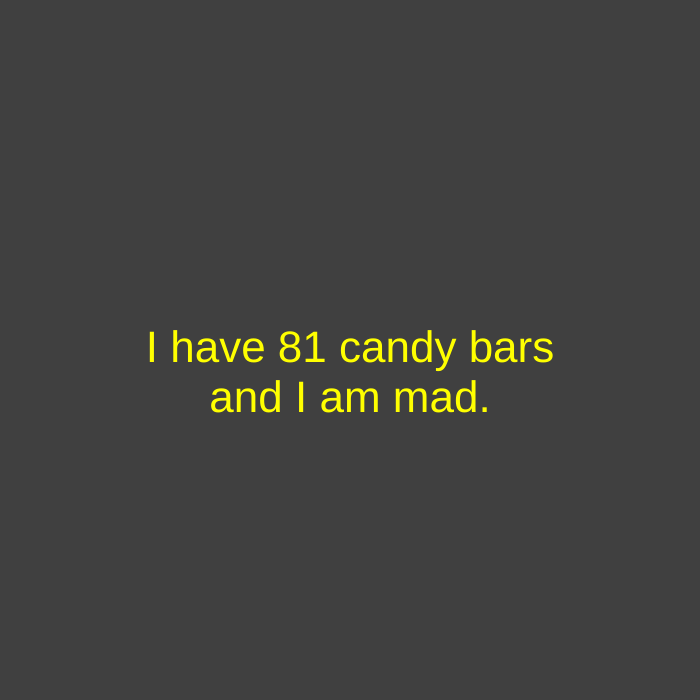
Frame 1 (no input)
Frame 60 (no input): identical to frame 1, image omitted
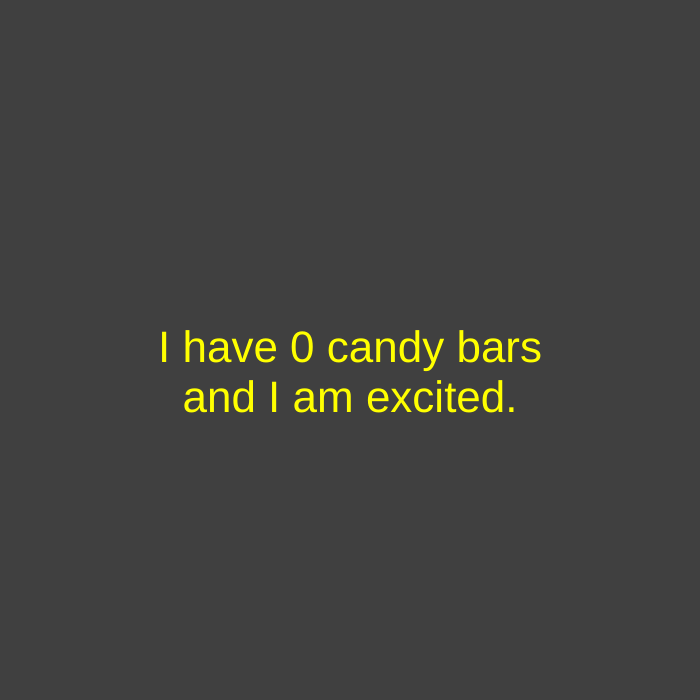
Frame 120 (the mouse pressed at the canvas centre since frame 60)

The p5.js sketch that drew these frames (run headless with seeded random() and noise() and a simulated clock; from frame 60 on, the mouse is pressed at the canvas centre):

// p5.js sketch
// ── sketch.js
/*
Demo on arrays with fixed data.

We are creating an array of candy bar numbers (storing integer numbers) 
and an array of feelings (storing string values).
*/

// declare an array called candy
let candy = [];
// declare an array called feelings and assign string values to the array
let feelings = ["mad", "so happy", "excited", "delirious"];

let positionCandy = 0; //tracking position in candy array
let positionFeelings = 0; //tracking position in feelings array

function setup() 
{
	createCanvas(700, 700);
	fill(255, 255, 0);

	//initializing array elements individually
	candy[0] = 81; //the first array element equals 81
	candy[1] = 0; // the second array element equals 0
	candy[2] = 3;
	candy[3] = 252;
	candy[4] = 8;

	textSize(44);
	textAlign(CENTER, CENTER);
}

function draw() 
{
	background(64);
	text("I have " + candy[positionCandy] + " candy bars", width / 2, height / 2);
	text("and I am " + feelings[positionFeelings] + ".", width / 2, height / 2 + 50);

	// print (candy[0]);
	// print (candy[1]);
	// print (feelings[2]);
	// print("positionCandy: " + positionCandy);
	// print("positionFeelings: " + positionFeelings);
}

function mousePressed() 
{
	if (positionCandy === candy.length - 1) 
	{ //if last array position
		positionCandy = 0; //return to first array position
	} 
	else 
	{
		positionCandy++; //otherwise move forward a single position
	}
	positionFeelings = int(random(0, feelings.length)); //return a random number between 0 and array length
}
